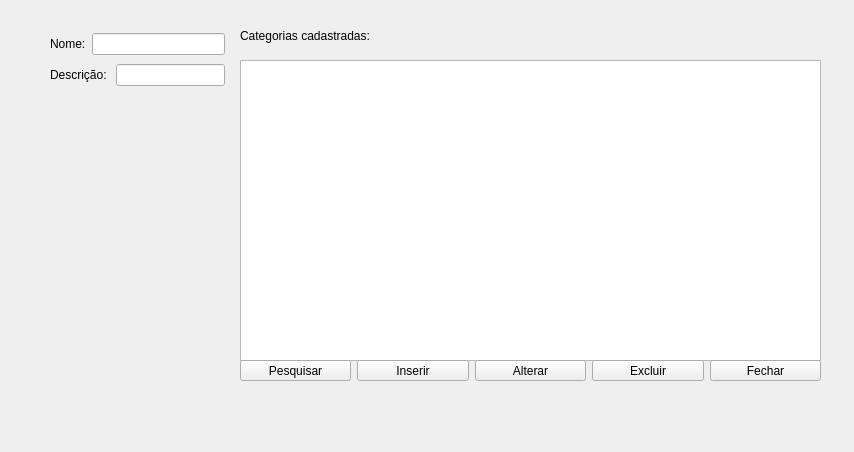
<?xml version="1.0" encoding="UTF-8"?>
<ui version="4.0">
 <class>CategoriaWindow</class>
 <widget class="QWidget" name="CategoriaWindow">
  <property name="geometry">
   <rect>
    <x>0</x>
    <y>0</y>
    <width>854</width>
    <height>452</height>
   </rect>
  </property>
  <property name="windowTitle">
   <string>Form</string>
  </property>
  <widget class="QTableView" name="tableView">
   <property name="geometry">
    <rect>
     <x>240</x>
     <y>60</y>
     <width>581</width>
     <height>301</height>
    </rect>
   </property>
  </widget>
  <widget class="QLabel" name="label_3">
   <property name="geometry">
    <rect>
     <x>240</x>
     <y>20</y>
     <width>171</width>
     <height>31</height>
    </rect>
   </property>
   <property name="text">
    <string>Categorias cadastradas: </string>
   </property>
  </widget>
  <widget class="QWidget" name="">
   <property name="geometry">
    <rect>
     <x>50</x>
     <y>30</y>
     <width>175</width>
     <height>60</height>
    </rect>
   </property>
   <layout class="QVBoxLayout" name="verticalLayout">
    <item>
     <layout class="QHBoxLayout" name="horizontalLayout">
      <item>
       <widget class="QLabel" name="label">
        <property name="text">
         <string>Nome:</string>
        </property>
       </widget>
      </item>
      <item>
       <widget class="QLineEdit" name="lineEdit"/>
      </item>
     </layout>
    </item>
    <item>
     <layout class="QHBoxLayout" name="horizontalLayout_2">
      <item>
       <widget class="QLabel" name="label_2">
        <property name="text">
         <string>Descrição: </string>
        </property>
       </widget>
      </item>
      <item>
       <widget class="QLineEdit" name="lineEdit_2"/>
      </item>
     </layout>
    </item>
   </layout>
  </widget>
  <widget class="QWidget" name="">
   <property name="geometry">
    <rect>
     <x>240</x>
     <y>360</y>
     <width>581</width>
     <height>21</height>
    </rect>
   </property>
   <layout class="QHBoxLayout" name="horizontalLayout_3">
    <item>
     <widget class="QPushButton" name="pushButton">
      <property name="text">
       <string>Pesquisar</string>
      </property>
     </widget>
    </item>
    <item>
     <widget class="QPushButton" name="pushButton_4">
      <property name="text">
       <string>Inserir</string>
      </property>
     </widget>
    </item>
    <item>
     <widget class="QPushButton" name="pushButton_2">
      <property name="text">
       <string>Alterar</string>
      </property>
     </widget>
    </item>
    <item>
     <widget class="QPushButton" name="pushButton_3">
      <property name="text">
       <string>Excluir</string>
      </property>
     </widget>
    </item>
    <item>
     <widget class="QPushButton" name="pushButton_5">
      <property name="text">
       <string>Fechar</string>
      </property>
     </widget>
    </item>
   </layout>
  </widget>
 </widget>
 <resources/>
 <connections>
  <connection>
   <sender>pushButton_5</sender>
   <signal>clicked()</signal>
   <receiver>CategoriaWindow</receiver>
   <slot>close()</slot>
   <hints>
    <hint type="sourcelabel">
     <x>300</x>
     <y>400</y>
    </hint>
    <hint type="destinationlabel">
     <x>0</x>
     <y>0</y>
    </hint>
   </hints>
  </connection>
 </connections>
</ui>
